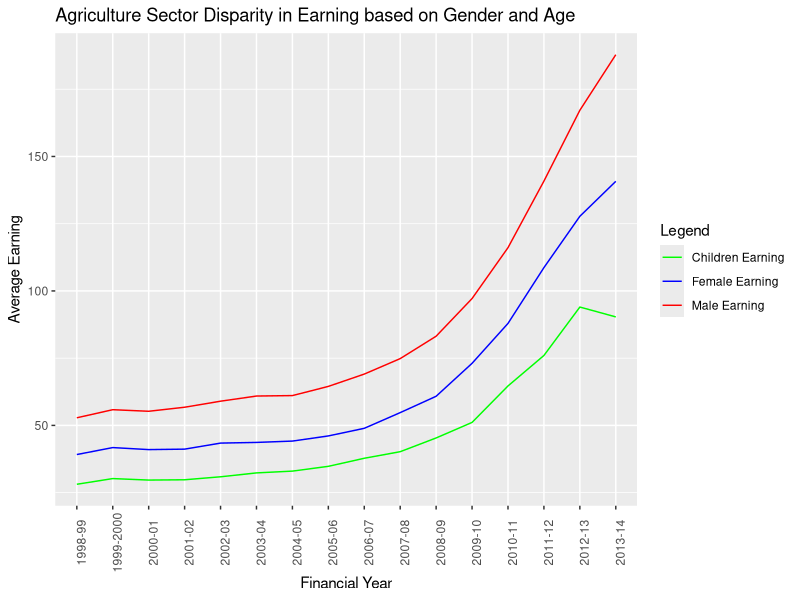
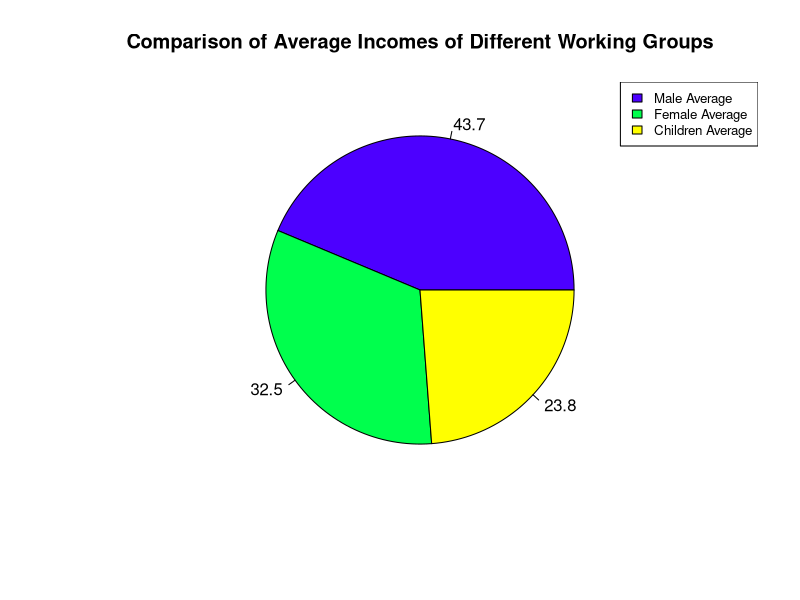
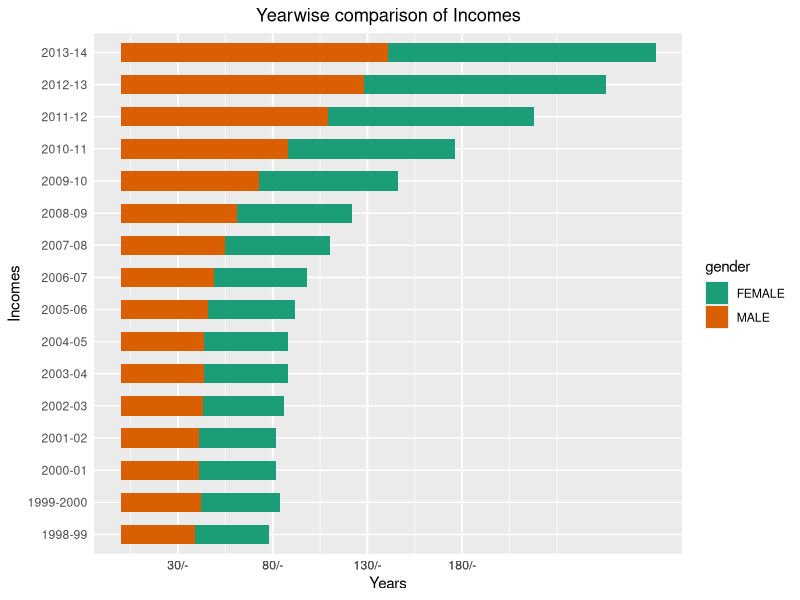

These charts were generated, in order, by the following R code:
# Load important libraries
library(dplyr)
library(ggplot2)

# Dataset about average income for people working in agriculture
df <- read.csv("agriculture_dataset.csv")

## Clean the data, remove Nulls and NaN

df <- df[!sapply(df, is.null)]
df_cleaned <- df[2:34] %>% 
  mutate_all(~ifelse(is.na(.), median(., na.rm = TRUE), .))

df_cleaned <- cbind(df$Financial.Year, df_cleaned)
names(df_cleaned)[1] <- "Financial.Year"

summary(df_cleaned)
rm(df)

# Plot 1

# df_cleaned %>% select(where(~contains("Average"))) -> male_data
df_cleaned %>% select(starts_with("Men")) -> male_data
df_cleaned %>% select(starts_with("Women")) -> female_data
df_cleaned %>% select(starts_with("Children")) -> children_data

data <- data.frame(
  fin_year = df_cleaned$Financial.Year,
  avg_earning_male = rowMeans(male_data),
  avg_earning_female = rowMeans(female_data),
  avg_earning_children = rowMeans(children_data)
)

colors <- c("Male Earning"="red", "Female Earning"="blue", "Children Earning"="green")
ggplot(data=data, aes(x=fin_year, group=1)) +
        geom_line(aes(y=avg_earning_male, color="Male Earning")) +
        geom_line(aes(y=avg_earning_female, color="Female Earning")) +
        geom_line(aes(y=avg_earning_children, color="Children Earning")) +
        labs(title="Agriculture Sector Disparity in Earning based on Gender and Age ",
             x="Financial Year",
             y="Average Earning",
             color="Legend") + 
        scale_color_manual(values=colors) +
        theme(axis.text.x = element_text(angle = 90))

rm(data, children_data, male_data, female_data)


## Plot 2

# Extract columns with 
columns <- df_cleaned %>% select(contains("Average"))

avg_incomes <- c(mean(columns$Men..Average.Agriculture.Wage.Rate), 
                 mean(columns$Women..Average.Agricultural.Wage.Rate), 
                 mean(columns$Children..Average.Agricltural.Wage.Rate)
                 )

labels <- c("Male Average", "Female Average", "Children Average")
piepercent <- round(100*avg_incomes/sum(avg_incomes), 1)

pie(avg_incomes, labels=piepercent, main="Comparison of Average Incomes of Different Working Groups",col=topo.colors(3))
legend("topright", labels, cex=0.8, fill=topo.colors(3))
    

## Plot 3

df3 <- data.frame(
  years = df_cleaned$Financial.Year,
  incomes = c(df_cleaned$Women..Average.Agricultural.Wage.Rate, df_cleaned$Men..Average.Agricultural.Wage.Rate),
  gender = c(rep("FEMALE", 16), rep("MALE",16))
)

brks <- c(seq(30,200, 50), seq(30,200,50))
lbls <- paste0(as.character(c(seq(30,200, 50), seq(30,200, 50))), "/-")

ggplot(df3, aes(x=years, y=incomes, fill=gender)) +
  geom_bar(stat="identity", width=0.6) + 
  scale_y_continuous(breaks=brks, labels=lbls) +
  coord_flip() +
  labs(title="Yearwise comparison of Incomes", x="Incomes", y="Years") +
  theme(plot.title = element_text(hjust=0.5),axis.ticks = element_blank()) + 
  scale_fill_brewer(palette = "Dark2")



## Plot 4


## Plot 5